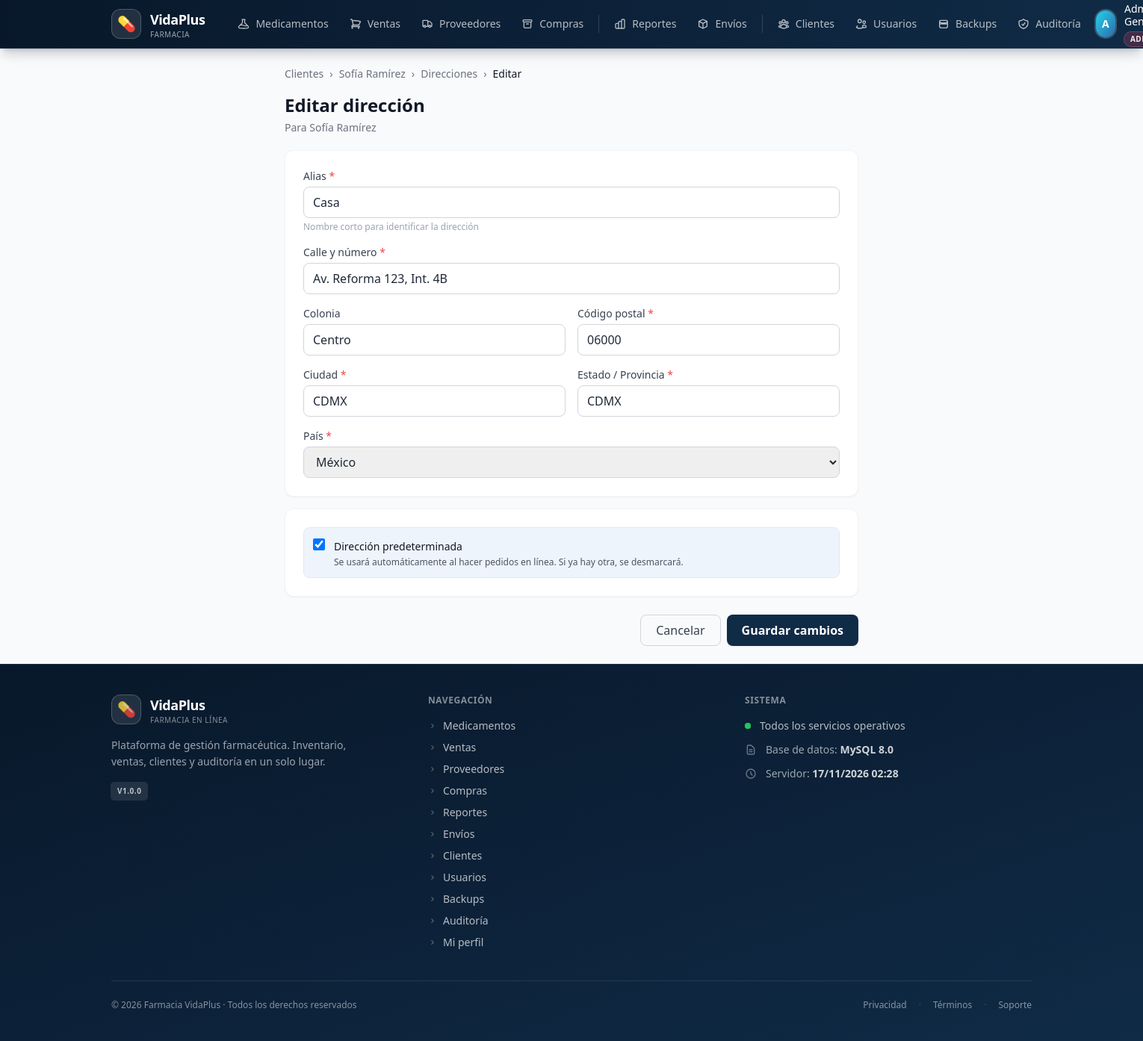
The page /modules/direcciones.php?accion=editar&id=1 (signed in) on the database its author committed.
### tables this page shows
CREATE TABLE clientes (
    id_cliente       INT UNSIGNED AUTO_INCREMENT PRIMARY KEY,
    nombre           VARCHAR(60)  NOT NULL,
    apellido         VARCHAR(60)  NOT NULL,
    email            VARCHAR(100) NOT NULL,
    telefono         VARCHAR(15)  NULL,
    id_pais          INT UNSIGNED NOT NULL,
    fecha_nacimiento DATE         NULL,
    puntos_lealtad   INT UNSIGNED NOT NULL DEFAULT 0,
    password_hash    VARCHAR(255) NULL,
    fecha_registro   DATE         NOT NULL DEFAULT (CURRENT_DATE),
    activo           TINYINT(1)   NOT NULL DEFAULT 1,
    CONSTRAINT uq_clientes_email UNIQUE (email),
    CONSTRAINT fk_clientes_pais FOREIGN KEY (id_pais)
      REFERENCES paises(id_pais) ON DELETE RESTRICT ON UPDATE CASCADE,
    CONSTRAINT chk_clientes_email CHECK (email LIKE '%@%.%')
);

CREATE TABLE direcciones_cliente (
    id_direccion      INT UNSIGNED AUTO_INCREMENT PRIMARY KEY,
    id_cliente        INT UNSIGNED NOT NULL,
    alias             VARCHAR(30)  NOT NULL,
    calle             VARCHAR(200) NOT NULL,
    colonia           VARCHAR(100) NULL,
    ciudad            VARCHAR(80)  NOT NULL,
    estado_provincia  VARCHAR(80)  NOT NULL,
    codigo_postal     VARCHAR(10)  NOT NULL,
    id_pais           INT UNSIGNED NOT NULL,
    es_predeterminada TINYINT(1)   NOT NULL DEFAULT 0,
    activa            TINYINT(1)   NOT NULL DEFAULT 1,
    fecha_creacion    DATETIME     NOT NULL DEFAULT CURRENT_TIMESTAMP,
    CONSTRAINT fk_direcciones_cliente FOREIGN KEY (id_cliente)
        REFERENCES clientes(id_cliente) ON DELETE CASCADE ON UPDATE CASCADE,
    CONSTRAINT fk_direcciones_pais FOREIGN KEY (id_pais)
        REFERENCES paises(id_pais) ON DELETE RESTRICT ON UPDATE CASCADE
);

CREATE TABLE paises (
    id_pais      INT UNSIGNED AUTO_INCREMENT PRIMARY KEY,
    iso2         CHAR(2)     NOT NULL,
    iso3         CHAR(3)     NOT NULL,
    nombre       VARCHAR(80) NOT NULL,
    nacionalidad VARCHAR(50) NOT NULL,
    codigo_tel   VARCHAR(5)  NOT NULL,
    activo       TINYINT(1)  NOT NULL DEFAULT 1,
    CONSTRAINT uq_paises_iso2    UNIQUE (iso2),
    CONSTRAINT uq_paises_iso3    UNIQUE (iso3),
    CONSTRAINT uq_paises_nombre  UNIQUE (nombre),
    CONSTRAINT chk_paises_iso2 CHECK (iso2 = UPPER(iso2) AND CHAR_LENGTH(iso2) = 2),
    CONSTRAINT chk_paises_iso3 CHECK (iso3 = UPPER(iso3) AND CHAR_LENGTH(iso3) = 3)
);

### modules/direcciones.php (called while the page is built, shortened)
<?php
$accion = $_GET['accion'] ?? 'listar';
match($accion) {
    'crear'    => accionCrear(),
    'editar'   => accionEditar(),
    'eliminar' => accionEliminar(),
    'default'  => accionHacerDefault(),
    default    => accionListar(),
};
    ?>
    <?php
function accionEditar(): void
{
    $id = (int)($_GET['id'] ?? 0);
    $pdo = pdoActual();
    $stmt = $pdo->prepare("SELECT * FROM direcciones_cliente WHERE id_direccion = ?");
    $stmt->execute([$id]);
    $direccion = $stmt->fetch();
    $idCliente = (int)$direccion['id_cliente'];
    $stmt = $pdo->prepare("SELECT * FROM clientes WHERE id_cliente = ?");
    $stmt->execute([$idCliente]);
    $cliente = $stmt->fetch();
    $paises = $pdo->query("SELECT id_pais, nombre FROM paises WHERE activo=1 ORDER BY nombre")->fetchAll();
    $datos = $direccion;
    $modo = 'editar';
    require __DIR__ . '/../includes/header.php';
    require __DIR__ . '/../includes/forms/direcciones_forms.php';
    require __DIR__ . '/../includes/footer.php';
}
    ?>

### includes/helpers.php (called while the page is built, shortened)
<?php
function e(?string $str): string
{
    return htmlspecialchars($str ?? '', ENT_QUOTES, 'UTF-8');
}

### includes/forms/direcciones_forms.php (the view, shortened to what this page needs)
<?php
$esEditar = $modo === 'editar';
$accionForm = $esEditar
    ? '/modules/direcciones.php?accion=editar&id=' . (int)$direccion['id_direccion']
    : '/modules/direcciones.php?accion=crear&id_cliente=' . (int)$cliente['id_cliente'];
?>
<div class="max-w-3xl mx-auto">
    <nav class="flex items-center gap-2 text-sm text-gray-500 mb-4">
        <a href="/modules/clientes.php" class="hover:text-primary-600">Clientes</a>
        <span>›</span>
        <a href="/modules/clientes.php?accion=ver&id=<?= (int)$cliente['id_cliente'] ?>"
           class="hover:text-primary-600">
            <?= e($cliente['nombre'] . ' ' . $cliente['apellido']) ?>
        </a>
        <span>›</span>
        <a href="/modules/direcciones.php?id_cliente=<?= (int)$cliente['id_cliente'] ?>"
           class="hover:text-primary-600">Direcciones</a>
        <span>›</span>
        <span class="text-gray-900 font-medium"><?= $esEditar ? 'Editar' : 'Nueva' ?></span>
    </nav>
    <div class="mb-5">
        <h1 class="text-2xl font-bold text-gray-900">
            <?= $esEditar ? 'Editar dirección' : 'Nueva dirección' ?>
        </h1>
        <p class="text-sm text-gray-500 mt-1">
            Para <?= e($cliente['nombre'] . ' ' . $cliente['apellido']) ?>
        </p>
    </div>
    <form method="POST" action="<?= e($accionForm) ?>" class="space-y-4">
        <div class="bg-white rounded-xl shadow-sm border border-gray-100 p-6">
            <div class="grid grid-cols-1 md:grid-cols-2 gap-4">
                <div class="md:col-span-2">
                    <label class="block text-sm font-medium text-gray-700 mb-1">
                        Alias <span class="text-red-500">*</span>
                    </label>
                    <input type="text" name="alias" required maxlength="30"
                           placeholder='Ej. "Casa", "Oficina", "Casa de mamá"'
                           value="<?= e($datos['alias'] ?? '') ?>"
                           class="w-full px-3 py-2 border border-gray-300 rounded-lg
                                  focus:ring-2 focus:ring-primary-500 focus:border-primary-500 outline-none transition">
                    <p class="text-xs text-gray-400 mt-1">Nombre corto para identificar la dirección</p>
                </div>
                <div class="md:col-span-2">
                    <label class="block text-sm font-medium text-gray-700 mb-1">
                        Calle y número <span class="text-red-500">*</span>
                    </label>
                    <input type="text" name="calle" required maxlength="200"
                           placeholder="Ej. Av. Reforma 123, Int. 4B"
                           value="<?= e($datos['calle'] ?? '') ?>"
                           class="w-full px-3 py-2 border border-gray-300 rounded-lg
                                  focus:ring-2 focus:ring-primary-500 focus:border-primary-500 outline-none transition">
                </div>
                <div>
                    <label class="block text-sm font-medium text-gray-700 mb-1">Colonia</label>
                    <input type="text" name="colonia" maxlength="100"
                           value="<?= e($datos['colonia'] ?? '') ?>"
                           class="w-full px-3 py-2 border border-gray-300 rounded-lg
                                  focus:ring-2 focus:ring-primary-500 focus:border-primary-500 outline-none transition">
                </div>
                <div>
                    <label class="block text-sm font-medium text-gray-700 mb-1">
                        Código postal <span class="text-red-500">*</span>
                    </label>
                    <input type="text" name="codigo_postal" required maxlength="10"
                           placeholder="Ej. 06600"
                           value="<?= e($datos['codigo_postal'] ?? '') ?>"
                           class="w-full px-3 py-2 border border-gray-300 rounded-lg
                                  focus:ring-2 focus:ring-primary-500 focus:border-primary-500 outline-none transition">
                </div>
                <div>
                    <label class="block text-sm font-medium text-gray-700 mb-1">
                        Ciudad <span class="text-red-500">*</span>
                    </label>
                    <input type="text" name="ciudad" required maxlength="80"
                           value="<?= e($datos['ciudad'] ?? '') ?>"
                           class="w-full px-3 py-2 border border-gray-300 rounded-lg
                                  focus:ring-2 focus:ring-primary-500 focus:border-primary-500 outline-none transition">
                </div>
                <div>
                    <label class="block text-sm font-medium text-gray-700 mb-1">
                        Estado / Provincia <span class="text-red-500">*</span>
                    </label>
                    <input type="text" name="estado_provincia" required maxlength="80"
                           value="<?= e($datos['estado_provincia'] ?? '') ?>"
                           class="w-full px-3 py-2 border border-gray-300 rounded-lg
                                  focus:ring-2 focus:ring-primary-500 focus:border-primary-500 outline-none transition">
                </div>
                <div class="md:col-span-2">
                    <label class="block text-sm font-medium text-gray-700 mb-1">
                        País <span class="text-red-500">*</span>
                    </label>
                    <select name="id_pais" required
                            class="w-full px-3 py-2 border border-gray-300 rounded-lg
                                   focus:ring-2 focus:ring-primary-500 focus:border-primary-500 outline-none transition">
                        <?php foreach ($paises as $p): ?>
                            <option value="<?= (int)$p['id_pais'] ?>"
                                <?= (int)($datos['id_pais'] ?? 0) === (int)$p['id_pais'] ? 'selected' : '' ?>>
                                <?= e($p['nombre']) ?>
                            </option>
                        <?php endforeach; ?>
                    </select>
                </div>
            </div>
        </div>
        <div class="bg-white rounded-xl shadow-sm border border-gray-100 p-6">
            <div class="flex items-start gap-3 p-3 rounded-lg bg-primary-50 border border-primary-200">
                <input type="checkbox" name="es_predeterminada" value="1" id="chk_default"
                    <?= !empty($datos['es_predeterminada']) ? 'checked' : '' ?>
                    class="mt-0.5 h-4 w-4 rounded border-gray-300 text-primary-600 focus:ring-primary-500">
                <label for="chk_default" class="cursor-pointer flex-1">
                    <span class="text-sm font-medium text-gray-900">Dirección predeterminada</span>
                    <p class="text-xs text-gray-600 mt-0.5">
                        Se usará automáticamente al hacer pedidos en línea. Si ya hay otra, se desmarcará.
                    </p>
                </label>
            </div>
        </div>
        <div class="flex flex-col-reverse sm:flex-row sm:justify-end gap-2 pt-2">
            <a href="/modules/direcciones.php?id_cliente=<?= (int)$cliente['id_cliente'] ?>"
               class="px-5 py-2 rounded-lg border border-gray-300 text-gray-700 hover:bg-gray-50 transition text-center">
                Cancelar
            </a>
            <button class="bg-primary-700 hover:bg-primary-800 text-white font-semibold
                           px-5 py-2 rounded-lg transition shadow-sm">
                <?= $esEditar ? 'Guardar cambios' : 'Agregar dirección' ?>
            </button>
        </div>
    </form>
</div>

### rows shown on the page
clientes: nombre+apellido "Sofía Ramírez"
direcciones_cliente: alias "Casa", calle "Av. Reforma 123, Int. 4B", colonia "Centro", codigo_postal "06000", ciudad "CDMX", estado_provincia "CDMX", id_pais "México", es_predeterminada "☑"

### other values the page prints
$item['label'] "Medicamentos"
$item['label'] "Ventas"
$item['label'] "Proveedores"
$item['label'] "Compras"
$item['label'] "Reportes"
$item['label'] "Envíos"
$item['label'] "Clientes"
$item['label'] "Usuarios"
$item['label'] "Backups"
$item['label'] "Auditoría"
$inicial "A"
